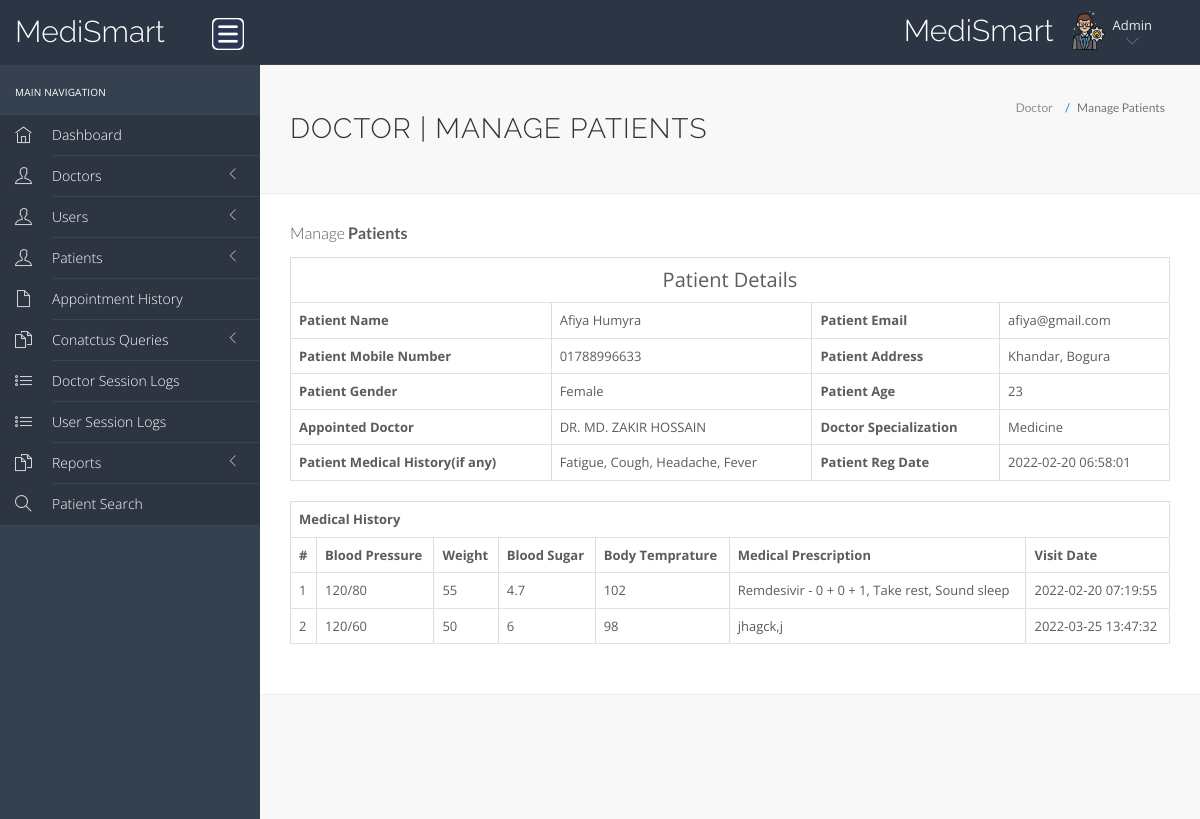
/hms/admin/view-patient.php?viewid=1 (signed in), run on the app's committed database.
### tables this page shows
CREATE TABLE `tblpatient` (
  `ID` int(10) NOT NULL,
  `Docid` int(10) DEFAULT NULL,
  `PatientName` varchar(200) DEFAULT NULL,
  `PatientContno` varchar(13) DEFAULT NULL,
  `PatientEmail` varchar(200) DEFAULT NULL,
  `PatientGender` varchar(50) DEFAULT NULL,
  `PatientAdd` mediumtext DEFAULT NULL,
  `PatientAge` int(10) DEFAULT NULL,
  `PatientMedhis` mediumtext DEFAULT NULL,
  `CreationDate` timestamp NULL DEFAULT current_timestamp(),
  `UpdationDate` timestamp NULL DEFAULT NULL ON UPDATE current_timestamp()
);

CREATE TABLE `doctors` (
  `id` int(11) NOT NULL,
  `specilization` varchar(255) DEFAULT NULL,
  `doctorName` varchar(255) DEFAULT NULL,
  `profile_pic` varchar(255) NOT NULL,
  `docgender` varchar(10) NOT NULL,
  `docdegree` varchar(255) NOT NULL,
  `address` longtext DEFAULT NULL,
  `docFees` varchar(255) DEFAULT NULL,
  `practicedays` varchar(30) NOT NULL,
  `practicetime` varchar(30) NOT NULL,
  `contactno` varchar(13) DEFAULT NULL,
  `docEmail` varchar(255) DEFAULT NULL,
  `password` varchar(255) DEFAULT NULL,
  `creationDate` timestamp NULL DEFAULT current_timestamp(),
  `updationDate` timestamp NULL DEFAULT NULL ON UPDATE current_timestamp()
);

CREATE TABLE `tblmedicalhistory` (
  `ID` int(10) NOT NULL,
  `PatientID` int(10) DEFAULT NULL,
  `BloodPressure` varchar(200) DEFAULT NULL,
  `BloodSugar` varchar(200) NOT NULL,
  `Weight` varchar(100) DEFAULT NULL,
  `Temperature` varchar(200) DEFAULT NULL,
  `MedicalPres` mediumtext DEFAULT NULL,
  `CreationDate` timestamp NOT NULL DEFAULT current_timestamp() ON UPDATE current_timestamp()
);

### hms/admin/view-patient.php (the view, shortened to what this page needs)
<?php
	include('include/config.php');
?>
<!DOCTYPE html>
<html lang="en">
<head>
    <link rel="stylesheet" href="vendor/bootstrap/css/bootstrap.min.css">
    <link rel="stylesheet" href="vendor/fontawesome/css/font-awesome.min.css">
    <link rel="stylesheet" href="vendor/themify-icons/themify-icons.min.css">
    <link href="vendor/animate.css/animate.min.css" rel="stylesheet" media="screen">
    <link href="vendor/perfect-scrollbar/perfect-scrollbar.min.css" rel="stylesheet" media="screen">
    <link href="vendor/switchery/switchery.min.css" rel="stylesheet" media="screen">
    <link href="vendor/bootstrap-touchspin/jquery.bootstrap-touchspin.min.css" rel="stylesheet" media="screen">
    <link href="vendor/select2/select2.min.css" rel="stylesheet" media="screen">
    <link href="vendor/bootstrap-datepicker/bootstrap-datepicker3.standalone.min.css" rel="stylesheet" media="screen">
    <link href="vendor/bootstrap-timepicker/bootstrap-timepicker.min.css" rel="stylesheet" media="screen">
    <link rel="stylesheet" href="assets/css/styles.css">
    <link rel="stylesheet" href="assets/css/plugins.css">
    <link rel="stylesheet" href="assets/css/themes/theme-5.css" id="skin_color" />
</head>
<body>
    <div id="app">
        <?php include('include/sidebar.php');?>
        <div class="app-content">
            <?php include('include/header.php');?>
            <div class="main-content">
                <div class="wrap-content container" id="container">
                    <section id="page-title">
                        <div class="row">
                            <div class="col-sm-8">
                                <h1 class="mainTitle">Doctor | Manage Patients</h1>
                            </div>
                            <ol class="breadcrumb">
                                <li>
                                    <span>Doctor</span>
                                </li>
                                <li class="active">
                                    <span>Manage Patients</span>
                                </li>
                            </ol>
                        </div>
                    </section>
                    <div class="container-fluid container-fullw bg-white">
                        <div class="row">
                            <div class="col-md-12">
                                <h5 class="over-title margin-bottom-15">Manage <span class="text-bold">Patients</span>
                                </h5>
                                <?php
									$vid=$_GET['viewid'];
									$ret=mysqli_query($con,"SELECT * FROM tblpatient, doctors WHERE tblpatient.Docid = doctors.id and tblpatient.ID='$vid'");
									$cnt=1;
									while ($row=mysqli_fetch_array($ret)) {
								?>
                                <table border="1" class="table table-bordered">
                                    <tr align="center">
                                        <td colspan="4" style="font-size:20px;color:blue">
                                            Patient Details</td>
                                    </tr>
                                    <tr>
                                        <th scope>Patient Name</th>
                                        <td><?php  echo $row['PatientName'];?></td>
                                        <th scope>Patient Email</th>
                                        <td><?php  echo $row['PatientEmail'];?></td>
                                    </tr>
                                    <tr>
                                        <th scope>Patient Mobile Number</th>
                                        <td><?php  echo $row['PatientContno'];?></td>
                                        <th>Patient Address</th>
                                        <td><?php  echo $row['PatientAdd'];?></td>
                                    </tr>
                                    <tr>
                                        <th>Patient Gender</th>
                                        <td><?php  echo $row['PatientGender'];?></td>
                                        <th>Patient Age</th>
                                        <td><?php  echo $row['PatientAge'];?></td>
                                    </tr>
                                    <tr>
                                        <th>Appointed Doctor</th>
                                        <td><?php  echo $row['doctorName'];?></td>
                                        <th>Doctor Specialization</th>
                                        <td><?php  echo $row['specilization'];?></td>
                                    </tr>
                                    <tr>
                                        <th>Patient Medical History(if any)</th>
                                        <td><?php  echo $row['PatientMedhis'];?></td>
                                        <th>Patient Reg Date</th>
                                        <td><?php  echo $row['CreationDate'];?></td>
                                    </tr>
                                    <?php }?>
                                </table>
                                <?php
									$ret=mysqli_query($con,"select * from tblmedicalhistory  where PatientID='$vid'");
								?>
                                <table id="datatable" class="table table-bordered dt-responsive nowrap"
                                    style="border-collapse: collapse; border-spacing: 0; width: 100%;">
                                    <tr align="center">
                                        <th colspan="8">Medical History</th>
                                    </tr>
                                    <tr>
                                        <th>#</th>
                                        <th>Blood Pressure</th>
                                        <th>Weight</th>
                                        <th>Blood Sugar</th>
                                        <th>Body Temprature</th>
                                        <th>Medical Prescription</th>
                                        <th>Visit Date</th>
                                    </tr>
                                    <?php
										while ($row=mysqli_fetch_array($ret)) {
									?>
                                    <tr>
                                        <td><?php echo $cnt;?></td>
                                        <td><?php  echo $row['BloodPressure'];?></td>
                                        <td><?php  echo $row['Weight'];?></td>
                                        <td><?php  echo $row['BloodSugar'];?></td>
                                        <td><?php  echo $row['Temperature'];?></td>
                                        <td><?php  echo $row['MedicalPres'];?></td>
                                        <td><?php  echo $row['CreationDate'];?></td>
                                    </tr>
                                    <?php $cnt=$cnt+1;} ?>
                                </table>
                            </div>
                        </div>
                    </div>
                </div>
            </div>
        </div>
    </div>
    <?php include('include/footer.php');?>
</body>
</html>

### hms/admin/assets/css/themes/theme-5.css (style rules this page uses)
body { background: #f8f8f8; }

### data on the page
tblpatient: PatientName "Afiya Humyra", PatientEmail "afiya@gmail.com", PatientContno "01788996633", PatientAdd "Khandar, Bogura", PatientGender "Female", PatientAge "23", doctors.doctorName "DR. MD. ZAKIR HOSSAIN", doctors.specilization "Medicine", PatientMedhis "Fatigue, Cough, Headache, Fever", CreationDate "2022-02-20 06:58:01"
tblmedicalhistory: BloodPressure "120/80", Weight "55", BloodSugar "4.7", Temperature "102", MedicalPres "Remdesivir - 0 + 0 + 1, Take rest, Sound sleep", CreationDate "2022-02-20 07:19:55"
tblmedicalhistory: BloodPressure "120/60", Weight "50", BloodSugar "6", Temperature "98", MedicalPres "jhagck,j", CreationDate "2022-03-25 13:47:32"
